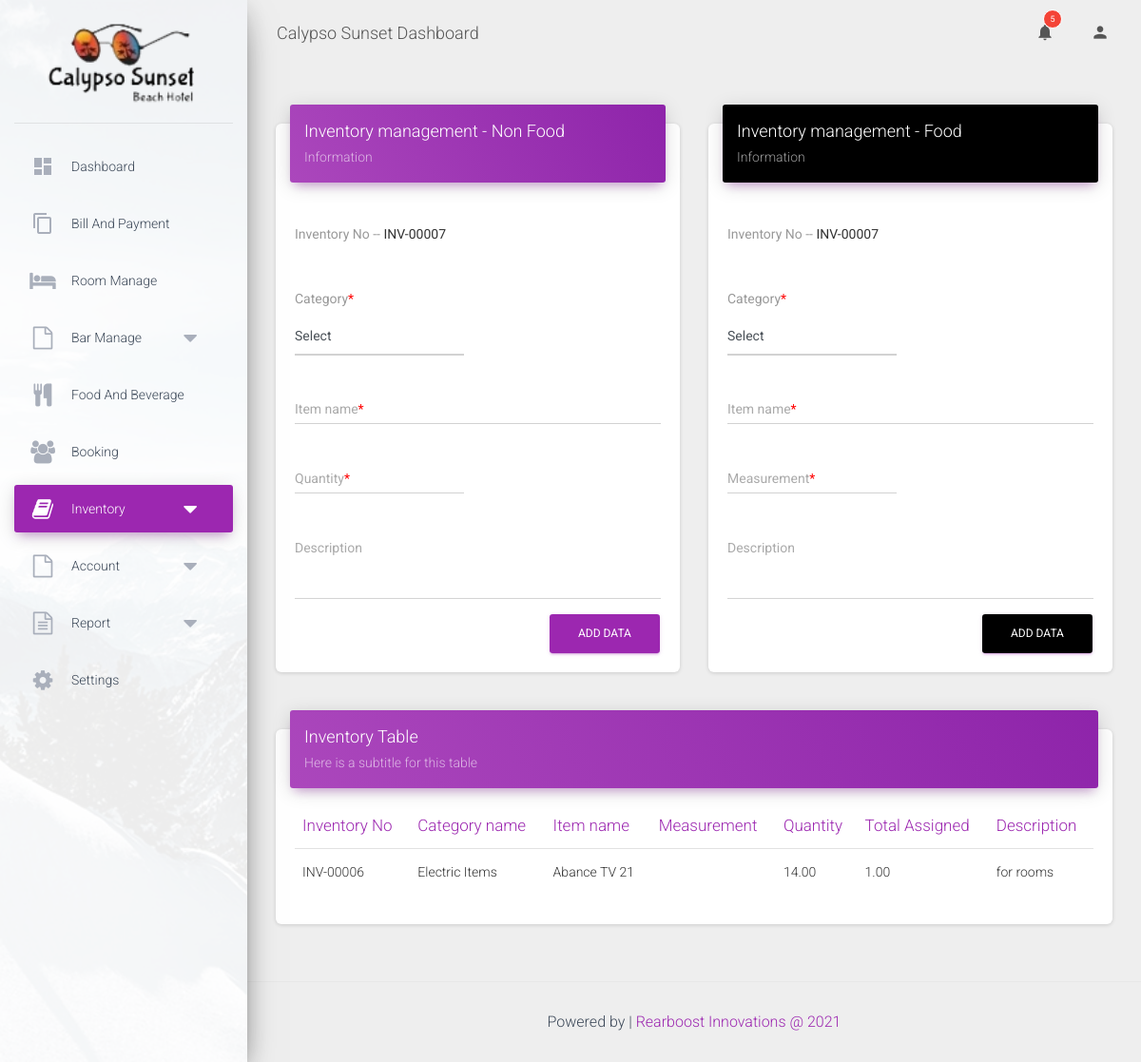
Screenshot of /content/inventory.php (signed in) with the database file from the repository.
### tables this page shows
CREATE TABLE `inventory` (
  `id` int(11) NOT NULL,
  `item_id` varchar(250) NOT NULL,
  `cat_id` int(11) NOT NULL,
  `name` varchar(250) NOT NULL,
  `measurement` varchar(100) DEFAULT NULL,
  `quantity` decimal(10,2) NOT NULL,
  `assign` decimal(10,2) NOT NULL DEFAULT 0.00,
  `description` varchar(1000) NOT NULL
);

CREATE TABLE `category` (
  `id` int(11) NOT NULL,
  `name` varchar(250) NOT NULL,
  `isFood` varchar(20) NOT NULL
);

### content/inventory.php (the view, shortened to what this page needs)
<!DOCTYPE html>
<html lang="en">
<?php
    require '../include/config.php';
?>
<head>
    <?php include('../include/head.php'); ?>
</head>
<body class="">
    <div class="wrapper">
        <div class="sidebar" data-color="purple" data-background-color="white" data-image="../assets/img/sidebar-1.jpg">
            <div class="logo">
                <a href="home.php" class="simple-text logo-normal">
                <img src="../images/logo.png" alt="" style="width: 80%;">
                </a>
            </div>
            <?php include('../include/sideMenu.php'); ?>
        </div>
        <div class="main-panel">
            <?php include('../include/navhead.php'); ?>
            <div class="content">
                <div class="container-fluid">
                    <div class="row">
                        <div class="col-md-6">
                            <div class="card">
                                <div class="card-header card-header-primary">
                                    <h4 class="card-title">Inventory management - Non Food</h4>
                                    <p class="card-category">Information</p>
                                </div>
                                <div class="card-body">
                                    <form id="non_food_form">
                                        <div class="row">
                                            <div class="col-md-6">
                                                <div class="form-group">
                                                    <label class="bmd-label-floating">Inventory No -- </label>
                                                    <?php
                                                        $sql ="SELECT id FROM Inventory ORDER BY id DESC LIMIT 1";
                                                        $result=mysqli_query($conn,$sql);
                                                        $row_get = mysqli_fetch_assoc($result);
                                                        $count =mysqli_num_rows($result);
                                                        if($count==0){
                                                            $nextID = 1;
                                                        }else{
                                                            $nextID =$row_get['id']+1;
                                                        }
                                                        $nextID = sprintf('INV-%05d', $nextID);
                                                    ?>
                                                    <b><span><?php echo $nextID;  ?></span></b>
                                                </div>
                                            </div>
                                        </div>
                                         <div class="row">
                                          <div class="col-md-6">
                                              <div class="form-group">
                                                  <label class="bmd-label-floating">Category<span style="color: red;">*<span></label>
                                                  <select  class="form-control" id="cat_id" name="cat_id" required>
                                                          <option value="">Select</option>
                                                  </select>
                                              </div>
                                          </div>
                                        </div>
                                        <div class="row">
                                            <div class="col-md-12">
                                                <div class="form-group">
                                                    <label class="bmd-label-floating">Item name<span style="color: red;">*<span></label>
                                                    <input type="text" class="form-control" id="iname" name="iname" required>
                                                </div>
                                            </div>
                                        </div>
                                        <div class="row">
                                            <div class="col-md-6">
                                                <div class="form-group">
                                                    <label class="bmd-label-floating">Quantity<span style="color: red;">*<span></label>
                                                    <input type="text" class="form-control" id="quantity" name="quantity" required>
                                                </div>
                                            </div>
                                        </div>
                                        <div class="row">
                                            <div class="col-md-12">
                                                <div class="form-group">
                                                    <label class="bmd-label-floating">Description</label>
                                                    <textarea class="form-control" rows="3" id="description" name="description"></textarea>
                                                </div>
                                            </div>
                                        </div>
                                        <button type="submit"  class="btn btn-primary pull-right" >Add Data</button>
                                        <div class="clearfix"></div>
                                    </form>
                                </div>
                            </div>
                        </div>
                        <div class="col-md-6">
                            <div class="card">
                                <div class="card-header card-header-primary" style="background: black;">
                                    <h4 class="card-title">Inventory management - Food</h4>
                                    <p class="card-category">Information</p>
                                </div>
                                <div class="card-body">
                                    <form id="food_form">
                                        <div class="row">
                                            <div class="col-md-6">
                                                <div class="form-group">
                                                    <label class="bmd-label-floating">Inventory No -- </label>
                                                    <?php
                                                        $sql ="SELECT id FROM Inventory ORDER BY id DESC LIMIT 1";
                                                        $result=mysqli_query($conn,$sql);
                                                        $row_get = mysqli_fetch_assoc($result);
                                                        $count =mysqli_num_rows($result);
                                                        if($count==0){
                                                            $nextID = 1;
                                                        }else{
                                                            $nextID =$row_get['id']+1;
                                                        }
                                                        $nextID = sprintf('INV-%05d', $nextID);
                                                    ?>
                                                    <b><span><?php echo $nextID;  ?></span></b>
                                                </div>
                                            </div>
                                        </div>
                                         <div class="row">
                                          <div class="col-md-6">
                                              <div class="form-group">
                                                  <label class="bmd-label-floating">Category<span style="color: red;">*<span></label>
                                                  <select  class="form-control" id="cat_id" name="cat_id" required>
                                                          <option value="">Select</option>
                                                  </select>
                                              </div>
                                          </div>
                                        </div>
                                        <div class="row">
                                            <div class="col-md-12">
                                                <div class="form-group">
                                                    <label class="bmd-label-floating">Item name<span style="color: red;">*<span></label>
                                                    <input type="text" class="form-control" id="iname" name="iname" required>
                                                </div>
                                            </div>
                                        </div>
                                         <div class="row">
                                            <div class="col-md-6">
                                                <div class="form-group">
                                                    <label class="bmd-label-floating">Measurement<span style="color: red;">*<span></label>
                                                    <input type="text" class="form-control" id="measurement" name="measurement" required>
                                                </div>
                                            </div>
                                        </div>
                                        <div class="row">
                                            <div class="col-md-12">
                                                <div class="form-group">
                                                    <label class="bmd-label-floating">Description</label>
                                                    <textarea class="form-control" rows="3" id="description" name="description"></textarea>
                                                </div>
                                            </div>
                                        </div>
                                        <button type="submit"  class="btn btn-primary pull-right" style="background-color: black;" >Add Data</button>
                                        <div class="clearfix"></div>
                                    </form>
                                </div>
                            </div>
                        </div>
                        <div class="col-md-12">
                            <div class="card">
                                <div class="card-header card-header-primary">
                                    <h4 class="card-title ">Inventory Table</h4>
                                    <p class="card-category"> Here is a subtitle for this table</p>
                                </div>
                                <div class="card-body">
                                   <?php
                                       $query = "SELECT A.item_id , B.name AS cname , A.name AS iname , A.quantity , A.measurement ,A.description ,assign FROM Inventory A  INNER JOIN category B ON A.cat_id = B.id;";
                                       $result = mysqli_query($conn ,$query);
                                    ?>
                                    <div class="table-responsive" id="room_table">
                                        <table class="table">
                                            <thead class=" text-primary">
                                                <th>
                                                    Inventory No
                                                </th>
                                                <th>
                                                    Category name
                                                </th>
                                                <th>
                                                    Item name
                                                </th>
                                                <th>
                                                   Measurement
                                                </th>
                                                <th>
                                                   Quantity
                                                </th>
                                                <th>
                                                   Total Assigned
                                                </th>
                                                <th>
                                                    Description
                                                </th>
                                            </thead>
                                            <tbody>
                                                <?php
                                                while($row = mysqli_fetch_array($result))
                                                   {
                                                    $description = str_replace('\r\n',"</br>",$row["description"]);
                                                    echo '
                                                    <tr>
                                                     <td>'.$row["item_id"].'</td>';
                                                     echo '
                                                     <td>'.$row["cname"].'</td>
                                                     <td>'.$row["iname"].'</td>
                                                     <td>'.$row["measurement"].'</td>
                                                     <td>'.$row["quantity"].'</td>
                                                     <td>'.$row["assign"].'</td>
                                                     <td>'.$description.'</td>  ';
                                                  echo '</tr>
                                                      '  ;
                                                   }
                                                 ?>
                                            </tbody>
                                        </table>
                                    </div>
                                </div>
                            </div>
                        </div>
                    </div>
                </div>
            </div>
            <footer class="footer ">
                <div class="container-fluid" style="display: inline-grid;">
                    <?php include('../include/footerc.php'); ?>
                </div>
            </footer>
        </div>
    </div>
</body>
</html>

### rows the page displays
inventory: id "INV-00007", item "INV-00006", category.name "Electric Items", name "Abance TV 21", quantity "14.00", assign "1.00", description "for rooms"
